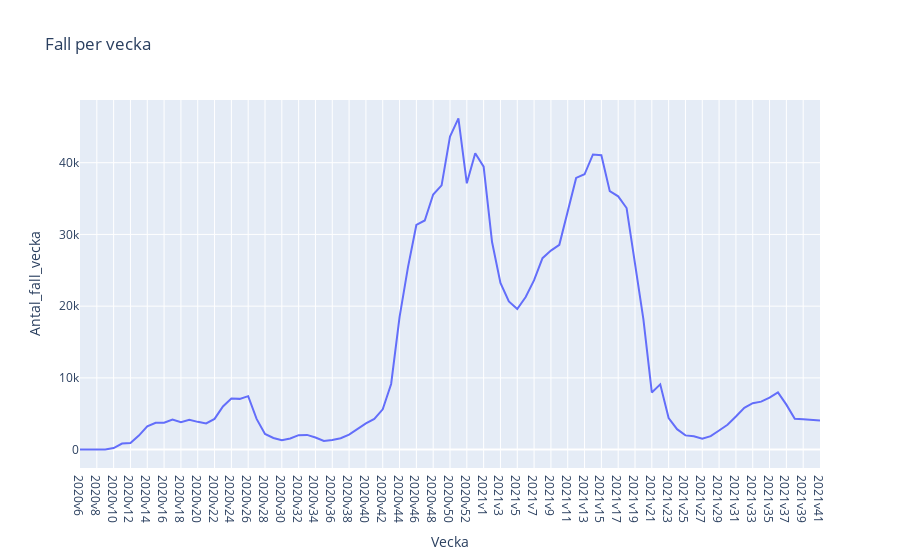

The notebook cell saved with this chart:
### Code cell
fig = px.line(covid_veckodata_riket, x="Vecka", y="Antal_fall_vecka", title="Fall per vecka") 
fig.show()

### Figure 1 — Plotly figure (JSON) as saved in the notebook; plotly's stock layout.template omitted (floating-point values rounded to 4 significant figures)
{"data": [{"hovertemplate": "Vecka=%{x}<br>Antal_fall_vecka=%{y}<extra></extra>", "legendgroup": "", "line": {"color": "#636efa", "dash": "solid"}, "marker": {"symbol": "circle"}, "mode": "lines", "name": "", "orientation": "v", "showlegend": false, "type": "scatter", "x": ["2020v6", "2020v7", "2020v8", "2020v9", "2020v10", "2020v11", "2020v12", "2020v13", "2020v14", "2020v15", "2020v16", "2020v17", "2020v18", "2020v19", "2020v20", "2020v21", "2020v22", "2020v23", "2020v24", "2020v25", "2020v26", "2020v27", "2020v28", "2020v29", "2020v30", "2020v31", "2020v32", "2020v33", "2020v34", "2020v35", "2020v36", "2020v37", "2020v38", "2020v39", "2020v40", "2020v41", "2020v42", "2020v43", "2020v44", "2020v45", "2020v46", "2020v47", "2020v48", "2020v49", "2020v50", "2020v51", "2020v52", "2020v53", "2021v1", "2021v2", "2021v3", "2021v4", "2021v5", "2021v6", "2021v7", "2021v8", "2021v9", "2021v10", "2021v11", "2021v12", "2021v13", "2021v14", "2021v15", "2021v16", "2021v17", "2021v18", "2021v19", "2021v20", "2021v21", "2021v22", "2021v23", "2021v24", "2021v25", "2021v26", "2021v27", "2021v28", "2021v29", "2021v30", "2021v31", "2021v32", "2021v33", "2021v34", "2021v35", "2021v36", "2021v37", "2021v38", "2021v39", "2021v40", "2021v41"], "xaxis": "x", "y": [1, 0, 0, 13, 211, 838, 924, 1957, 3229, 3740, 3752, 4203, 3832, 4153, 3869, 3659, 4280, 6021, 7123, 7073, 7455, 4279, 2179, 1622, 1316, 1556, 2014, 2052, 1687, 1200, 1332, 1592, 2080, 2919, 3642, 4278, 5620, 9155, 18474, 25405, 31319, 31944, 35560, 36837, 43631, 46177, 37134, 41323, 39455, 28942, 23230, 20660, 19605, 21283, 23615, 26690, 27748, 28555, 33033, 37881, 38386, 41147, 41038, 36032, 35306, 33680, 25916, 18169, 7974, 9094, 4394, 2848, 1982, 1869, 1514, 1881, 2662, 3459, 4608, 5820, 6466, 6688, 7236, 7972, 6266, 4298, 4241, 4141, 4062], "yaxis": "y"}], "layout": {"legend": {"tracegroupgap": 0}, "title": {"text": "Fall per vecka"}, "xaxis": {"anchor": "y", "domain": [0, 1], "title": {"text": "Vecka"}}, "yaxis": {"anchor": "x", "domain": [0, 1], "title": {"text": "Antal_fall_vecka"}}}}
